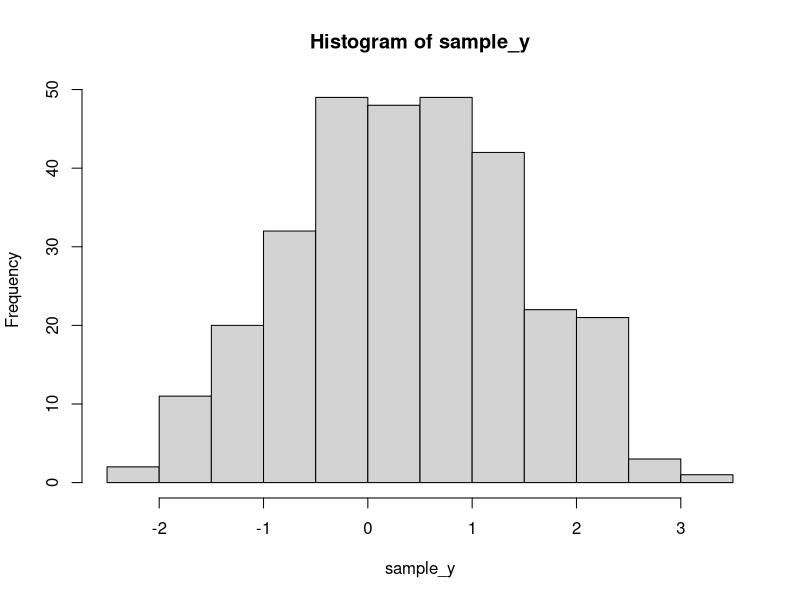
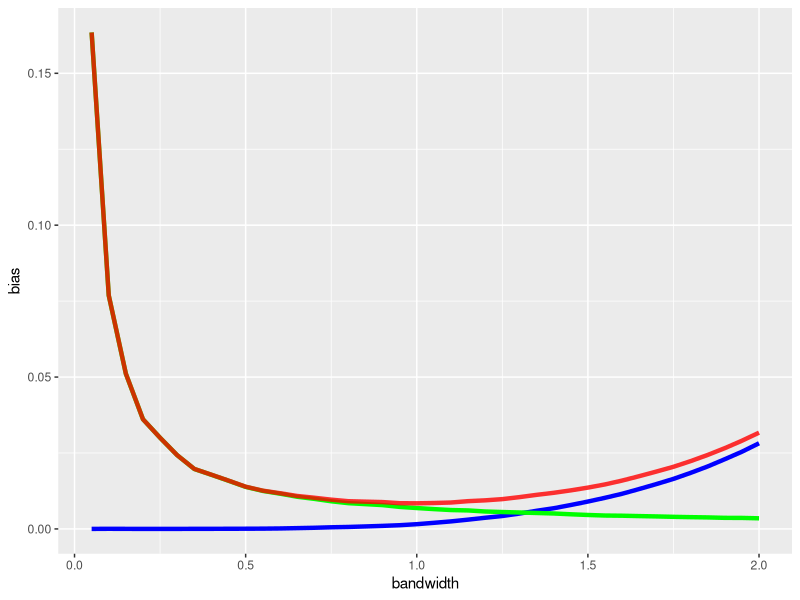

The R source for these figures, in order: (Note: a time limit stopped this script after it produced the figures.)
##
##    Machine learning concepts
##
##    Problem set 1


##    Gyongyver Kamenar

library(tidyverse)
# Problem 1 ---------------------------------------------------------------

# A)
LocalAveraging<-function(sample_x, sample_y, x, h){
  sum(sample_y * ifelse( abs(sample_x - x)<=(h/2),1,0)) / sum(ifelse( abs(sample_x - x)<=(h/2),1,0))
}

LocalAveraging0<-function(sample_x, sample_y, x, h){
   sum(sample_y * ifelse( abs(sample_x - x)<=(h/2),0,abs(sample_x - x))) / sum(ifelse( abs(sample_x - x)<=(h/2),0,abs(sample_x - x)))
}

LocalAveraging2<-function(sample_x, sample_y, x, h){
  sum(sample_y * ifelse( norm(as.matrix(sample_x - x), type = "f")<=(h/2),1,0))/ sum(ifelse( norm(as.matrix(sample_x - x), type="f")<=(h/2),1,0))
}

# B)
set.seed(2323)
sample_x <- runif(300, min=0, max = 2)
set.seed(2323)
e <- rnorm(300)
sample_y <- sample_x^3 - 3.5 * sample_x^2 + 3 * sample_x + e
hist(sample_y)
optimal_y <- sample_x^3 - 3.5 * sample_x^2 + 3 * sample_x


# C)

LocalAveraging(sample_x = sample_x, sample_y = sample_y, x=1, h=1)

# Calc
bandwidth_values <- seq(0.05,2,0.05)

# x=1
map_dbl(bandwidth_values,  ~{ LocalAveraging(sample_x = sample_x, sample_y = sample_y, x=1, h=.x)} )
# x=0.1
map_dbl(bandwidth_values,  ~{ LocalAveraging(sample_x = sample_x, sample_y = sample_y, x=0.1, h=.x)} )

# D)
300*40*1000
# do not set seed
SimulateLocalAverage<-function(x_point=1, bandwidth=seq(0.05,2,0.05), sample_size=300){
  # Generate sample
  sample_x <- runif(sample_size, min=0, max = 2)
  e <- rnorm(sample_size)
  sample_y <- sample_x^3 - 3.5 * sample_x^2 + 3 * sample_x + e
  optimal_y <- sample_x^3 - 3.5 * sample_x^2 + 3 * sample_x
  # Local averaging
  #loc_avg <- LocalAveraging(sample_x = sample_x, sample_y = sample_y, x=x_point, h=bandwidth)
  
  map_df(bandwidth, ~{
    tibble(
    bandwidth = .x,
    loc_avg = as.numeric(LocalAveraging(sample_x = sample_x, sample_y = sample_y, x=x_point, h=.x )),
    error = as.numeric((x_point^3 - 3.5 * x_point^2 + 3 * x_point) - loc_avg)
    )
  })
}

# Simulate 1000 times
n <-1000
# x_point = 1
#Loc_avg<-map_dbl( bandwith_values, ~{SimulateLocalAverage(x_point = 1,bandwidth =.x, sample_size = 300) })
map_df(seq(n), SimulateLocalAverage)
results_df_x1 <-map_df(seq_len(n), SimulateLocalAverage)
results_df_x1 <-data.frame()

for(i in 1:n){
  results_df_x1<- rbind(results_df_x1, SimulateLocalAverage(x=1))
  
}
results_df_x1 %>% group_by(bandwidth) %>% summarise(mean=mean(error))


# Visualize
results_df_x1 %>% group_by(bandwidth) %>% summarise(bias = mean(error, na.rm=T)^2, var = var(loc_avg,na.rm = T), mse=bias+var) %>%
    ggplot(aes(x=bandwidth))+geom_line(aes(y=bias), color="blue", size=1.5)+geom_line(aes(y=var), color="green",size=1.5)+geom_line(aes(y=mse), color="red",size=1.5, alpha=0.8)


# x_point = 0.1
results_df_x01 <-data.frame()

for(i in 1:n){
  results_df_x01<- rbind(results_df_x01, SimulateLocalAverage(x=0.1))
  
}

results_df_x01 %>% group_by(bandwidth) %>% summarise(bias=mean(error)^2)


# Visualize
results_df_x01 %>% group_by(bandwidth) %>% summarise(bias = mean(error, na.rm=T)^2, var = var(loc_avg,na.rm = T), mse=bias+var) %>%
  ggplot(aes(x=bandwidth))+geom_line(aes(y=bias), color="blue", size=1.5)+geom_line(aes(y=var), color="green",size=1.5)+geom_line(aes(y=mse), color="red",size=1.5, alpha=0.8)



# E) 



# Problem 2 ---------------------------------------------------------------

####### A)

# LocalAveraging3<-function(sample_x, sample_y, x, h){
#   sum(sample_y * ifelse( norm(as.matrix(sample_x - x), type = "f")<=(h/2),1,0))/ sum(ifelse( norm(as.matrix(sample_x - x), type="f")<=(h/2),1,0))
# }

LocalAveraging2<-function(sample_x, sample_y, x=1, h=seq(1,4,0.5)){
  
  local_avg_estimate <-sum(sample_y * ifelse( map_dbl(seq(nrow(sample_x)), ~norm(as.matrix(sample_x[.x,]- x), type = "f"))<=(h/2),1,0))/ sum(ifelse(map_dbl(seq(nrow(sample_x)), ~norm(as.matrix(sample_x[.x,]- x), type = "f"))<=(h/2),1,0))
  #ifelse(local_avg_estimate=="NaN",0, local_avg_estimate)
}

x=1
# k=5
n <- 1000
k <- 5
h <- seq(1,4,0.5)
sample_x <- matrix(rnorm(n * k, mean = 0, sd=2), nrow = n, ncol = k)
e <- rnorm(n,0,1)
sample_y <- map_dbl(seq_len(n), ~prod(sample_x[.x,])+e[.x])+1

map_dbl(h, ~LocalAveraging2(sample_x = sample_x, sample_y = sample_y, x=1, h=.x) )

# why
hist(2*(map_dbl(seq(nrow(sample_x)), ~norm(as.matrix(sample_x[.x,]- x), type = "f"))))
# check


# k=8
n <- 1000
k <- 8
h <- seq(1,4,0.5)
sample_x <- matrix(rnorm(n * k, mean = 0, sd=2), nrow = n, ncol = k)
e <- rnorm(n,0,1)
sample_y <- map_dbl(seq_len(n), ~prod(sample_x[.x,])+e[.x])+1
map_dbl(h, ~LocalAveraging2(sample_x = sample_x, sample_y = sample_y, x=1, .x) )

hist(2*(map_dbl(seq(nrow(sample_x)), ~norm(as.matrix(sample_x[.x,]- x), type = "f"))))


###### B)

SimulateModel2<-function(n=1000,k=5,h=seq(1,4,0.5)){
  # Generate sample
  sample_x <- matrix(rnorm(n * k, mean = 0, sd=2), nrow = n, ncol = k)
  e <- rnorm(n,0,1)
  sample_y <- map_dbl(seq_len(n), ~prod(sample_x[.x,])+e[.x])+1
  x_eval <- matrix(1, ncol = dim(sample_x)[2])
  #Estimation
  map_df(h, 
         ~{
           tibble(bandwidth = .x,
                  loc_avg =as.numeric(LocalAveraging2(sample_x = sample_x, sample_y = sample_y, x=1, .x)),
                  error = as.numeric((prod(x_eval)+1) - loc_avg)
           ) }
         
         )
  
}

results_model2<-map_df(seq(1000), SimulateModel2 )
results_model2

# % defined
defined <-results_model2 %>% group_by(loc_avg=="NaN") %>% count()
defined[2,2] / sum(defined[,2]) * 100

# bias, sd, RMSE
summary <-results_model2 %>% group_by(bandwidth) %>% summarise(Bias = mean(error, na.rm=T)^2, SD =sd(loc_avg, na.rm = T), RMSE = sqrt(Bias+var(loc_avg, na.rm = T)) )
summary %>% ggplot(aes(x=bandwidth))+geom_line(aes(y=Bias), color="blue")+geom_line(aes(y=SD), color="green")+geom_line(aes(y=RMSE), color="red")
# as % of true value? what is the true value????


######### C)

map_df(seq(1000), SimulateModel2, k=8 ) %>% group_by(loc_avg=="NaN") %>% count()
